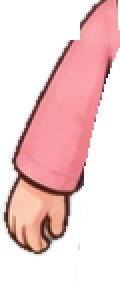
#> input picture assets/girl/rig/arm_back_l.png, 60 x 142 px, given in place of arm_front_l.png, which was not available (shown 2 times larger)
$ python split_elbows.py
#> lines starting #> are read from the running program, lines starting #| are printed output that depends on the picture; after the words box and inside, x2 and y2 are one past the last pixel; in counts of white or black regions, pixels touching at a corner belong together
"""Режет руки «спереди» и «сзади» по локтю — чтобы руки сгибались, когда героиня держит вилы.
arm_{view}_{side}.png → arm_{view}_{side}_up.png (плечо до локтя) и _lo.png (предплечье с кистью;
сверху запас на радиус «шапки» локтя — её дорисовывает js/rig.js, cappedImage).
Печатает числа для js/rig.js. Запуск: python tools/split_elbows.py
"""
from pathlib import Path
import numpy as np
from PIL import Image

RIG = Path(__file__).resolve().parent.parent / 'assets' / 'girl' / 'rig'
EY = 56          # строка локтя (одинакова у всех четырёх рук)
for name in ('arm_front_l', 'arm_front_r', 'arm_back_l', 'arm_back_r'):
    im = Image.open(RIG / f'{name}.png').convert('RGBA')
#> im is the input picture: PIL image 60x142 RGBA; mean R, G, B, A 95.2, 60.7, 60.7, 107.9
    a = np.array(im)[:, :, 3] > 0
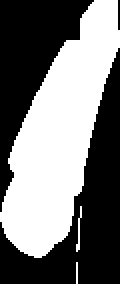
#> a: shape (142, 60) bool (shown 2 times larger); 46.6% white; 3 white regions (1 under 20 px), largest, box (x1, y1, x2, y2) and area: (0, 0, 60, 129) 3933, (38, 103, 41, 126) 26
    xs = np.where(a[EY])[0]
#> xs = 35 values from 14 to 48
    ex, r = (xs.min() + xs.max()) / 2, (xs.max() - xs.min()) / 2
#> ex = 31; r = 17
    top = int(EY - r - 1)
#> top = 38
    im.crop((0, 0, im.width, EY + 3)).save(RIG / f'{name}_up.png')
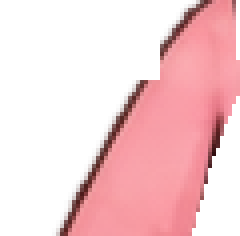
#> saved as arm_front_l_up.png: PIL image 60x59 RGBA (shown 4 times larger); mean R, G, B, A 98.3, 60.9, 64, 106.6; transparent parts drawn white
    im.crop((0, top, im.width, im.height)).save(RIG / f'{name}_lo.png')
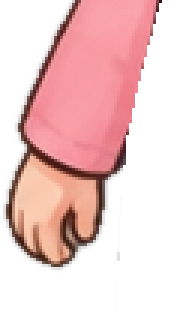
#> saved as arm_front_l_lo.png: PIL image 60x104 RGBA (shown 3 times larger); mean R, G, B, A 99.2, 63.7, 62.8, 113.6; transparent parts drawn white
    print(f"{name}: локоть ({ex:.1f}, {EY}), радиус {r:.1f}, предплечье с y={top}")
#| arm_front_l: локоть (31.0, 56), радиус 17.0, предплечье с y=38
